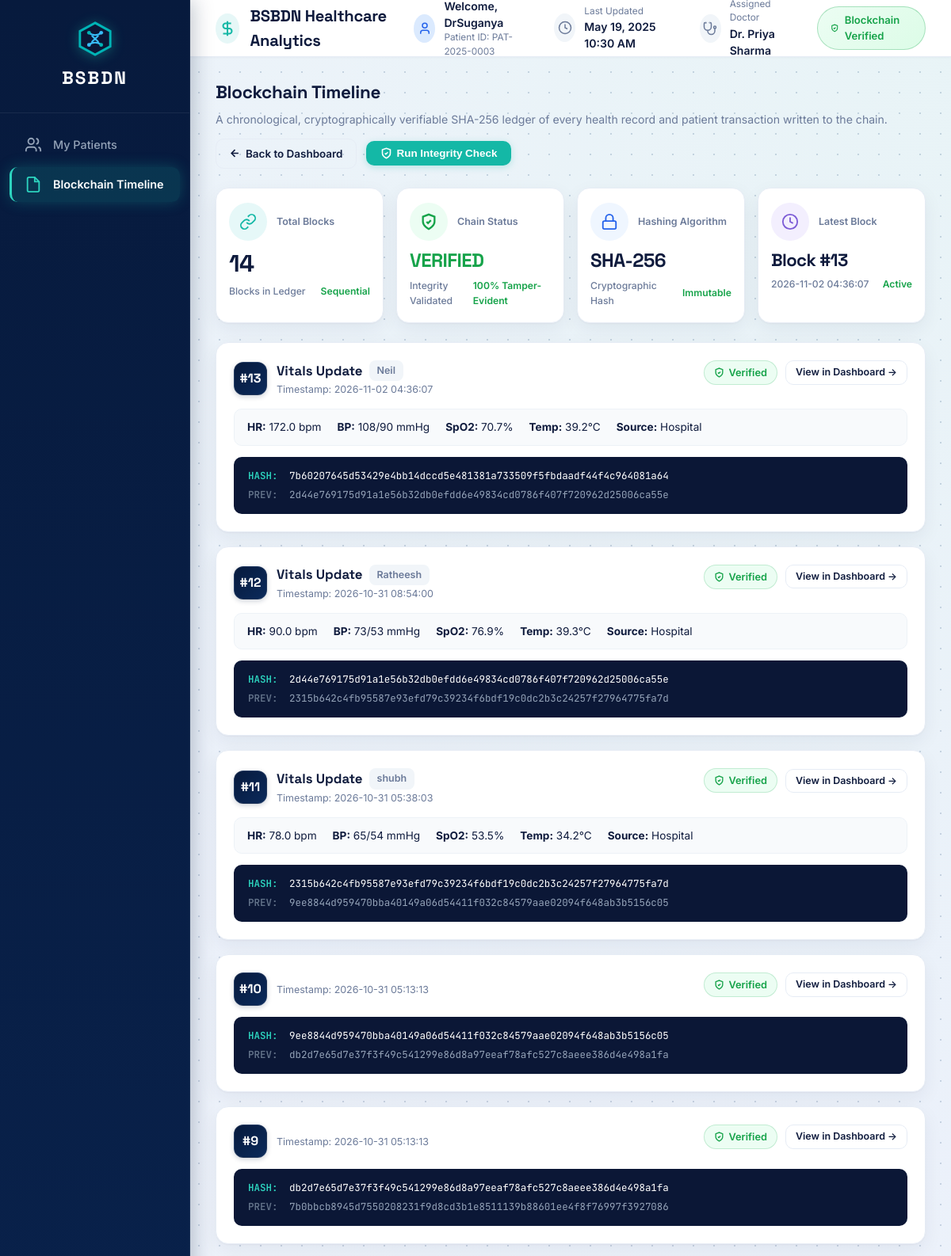
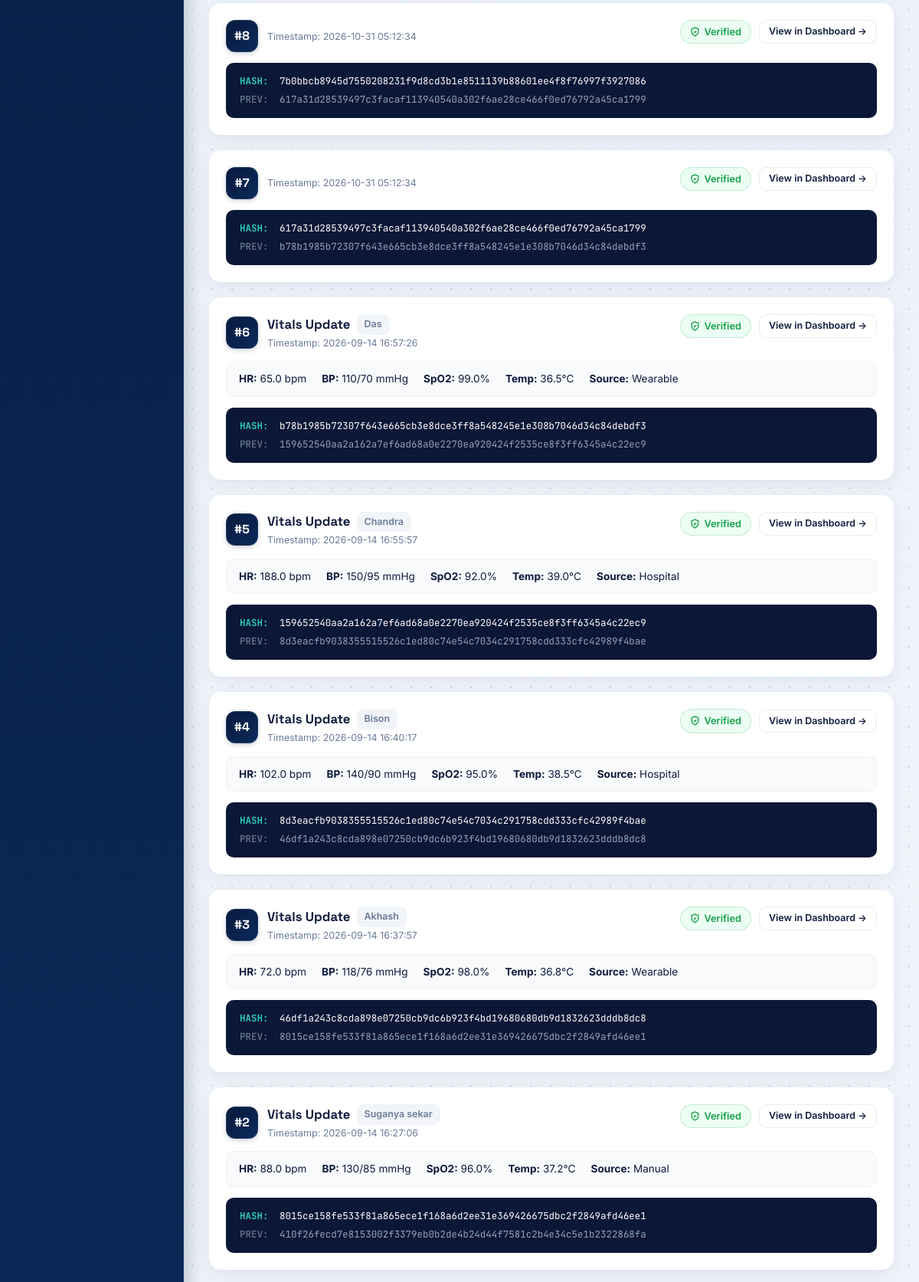
The page /blockchain-timeline (signed in, upper part) on the database its author committed (2 pictures, top to bottom).
### tables this page shows
CREATE TABLE users (
                id INTEGER PRIMARY KEY AUTOINCREMENT,
                name TEXT NOT NULL,
                email TEXT UNIQUE NOT NULL,
                password_hash TEXT NOT NULL,
                role TEXT NOT NULL CHECK(role IN ('patient','doctor','admin')),
                created_at TEXT DEFAULT (datetime('now'))
            , status TEXT DEFAULT 'active');

CREATE TABLE blocks (
                id INTEGER PRIMARY KEY AUTOINCREMENT,
                idx INTEGER NOT NULL,
                timestamp REAL NOT NULL,
                data TEXT NOT NULL,
                previous_hash TEXT NOT NULL,
                hash TEXT NOT NULL
            );

### app.py (the view)
@app.route("/blockchain")
@app.route("/blockchain-timeline")
@login_required()
def blockchain_view():
    with db.db_session() as conn:
        blocks = conn.execute("SELECT * FROM blocks ORDER BY idx ASC").fetchall()
        block_list = []
        for b in blocks:
            data = json.loads(b["data"])
            patient_name = None
            if "patient_id" in data:
                p = conn.execute("SELECT name FROM users WHERE id = ?", (data["patient_id"],)).fetchone()
                patient_name = p["name"] if p else f"User #{data['patient_id']}"
            block_list.append({
                "idx": b["idx"], "hash": b["hash"], "previous_hash": b["previous_hash"],
                "timestamp": datetime.fromtimestamp(b["timestamp"]).strftime("%Y-%m-%d %H:%M:%S"),
                "data": data, "patient_name": patient_name,
            })
    return render_template("blockchain.html", blocks=block_list)

### app.py (called while the page is built)
def login_required(role=None):
    def decorator(f):
        @wraps(f)
        def wrapped(*args, **kwargs):
            if "user_id" not in session:
                flash("Please log in to continue.", "error")
                return redirect(url_for("login"))
            if role and session.get("role") != role and session.get("role") != "admin":
                flash("You don't have access to that page.", "error")
                return redirect(url_for("dashboard"))
            return f(*args, **kwargs)
        return wrapped
    return decorator

### database.py (called while the page is built)
def get_conn():
    conn = sqlite3.connect(DB_PATH)
    conn.row_factory = sqlite3.Row
    conn.execute("PRAGMA foreign_keys = ON")
    return conn

@contextmanager
def db_session():
    conn = get_conn()
    try:
        yield conn
        conn.commit()
    finally:
        conn.close()

### templates/blockchain.html (shortened to what this page needs)
{% extends "base.html" %}
{% block content %}
<div style="display:flex;justify-content:space-between;align-items:center;margin-bottom:24px;flex-wrap:wrap;gap:14px;">
  <div>
    <h1 class="section-heading" style="margin:0 0 6px 0;font-size:1.4rem;">Blockchain Timeline</h1>
    <p class="muted" style="margin:0;font-size:0.88rem;">
      A chronological, cryptographically verifiable SHA-256 ledger of every health record and patient transaction written to the chain.
    </p>
  </div>
  <div style="display:flex;gap:12px;align-items:center;">
    <a href="{{ url_for('dashboard') }}" class="btn btn-outline" style="font-size:0.84rem;padding:8px 16px;display:inline-flex;align-items:center;gap:6px;">
      <svg width="15" height="15" viewBox="0 0 24 24" fill="none" stroke="currentColor" stroke-width="2.5"><line x1="19" y1="12" x2="5" y2="12"/><polyline points="12 19 5 12 12 5"/></svg>
      Back to Dashboard
    </a>
    <button onclick="runVerify()" class="btn" style="font-size:0.84rem;padding:8px 18px;display:inline-flex;align-items:center;gap:6px;">
      <svg width="15" height="15" viewBox="0 0 24 24" fill="none" stroke="currentColor" stroke-width="2.5"><path d="M12 22s8-4 8-10V5l-8-3-8 3v7c0 6 8 10 8 10z"/><path d="m9 12 2 2 4-4"/></svg>
      Run Integrity Check
    </button>
  </div>
</div>
<div class="kpi-row" style="grid-template-columns:repeat(4, 1fr);margin-bottom:24px;">
  <div class="kpi-card">
    <div class="kpi-top">
      <div class="kpi-icon-bubble" style="background:#e6f8f8;color:var(--teal-500);">
        <svg viewBox="0 0 24 24" fill="none" stroke="currentColor" stroke-width="2"><path d="M10 13a5 5 0 0 0 7.54.54l3-3a5 5 0 0 0-7.07-7.07l-1.72 1.71"/><path d="M14 11a5 5 0 0 0-7.54-.54l-3 3a5 5 0 0 0 7.07 7.07l1.71-1.71"/></svg>
      </div>
      <span class="kpi-label">Total Blocks</span>
    </div>
    <div class="kpi-value-row">
      <span class="kpi-big-value">{{ blocks|length }}</span>
    </div>
    <div class="kpi-bottom-row">
      <span class="kpi-unit">Blocks in Ledger</span>
      <span class="kpi-delta up-green">Sequential</span>
    </div>
  </div>
  <div class="kpi-card">
    <div class="kpi-top">
      <div class="kpi-icon-bubble" style="background:#ecfdf3;color:var(--green-500);">
        <svg viewBox="0 0 24 24" fill="none" stroke="currentColor" stroke-width="2.5"><path d="M12 22s8-4 8-10V5l-8-3-8 3v7c0 6 8 10 8 10z"/><path d="m9 12 2 2 4-4"/></svg>
      </div>
      <span class="kpi-label">Chain Status</span>
    </div>
    <div class="kpi-value-row">
      <span class="kpi-big-value" style="color:var(--green-500);font-size:24px;">VERIFIED</span>
    </div>
    <div class="kpi-bottom-row">
      <span class="kpi-unit">Integrity Validated</span>
      <span class="kpi-delta up-green">100% Tamper-Evident</span>
    </div>
  </div>
  <div class="kpi-card">
    <div class="kpi-top">
      <div class="kpi-icon-bubble" style="background:#eff6ff;color:var(--blue-500);">
        <svg viewBox="0 0 24 24" fill="none" stroke="currentColor" stroke-width="2"><rect x="3" y="11" width="18" height="11" rx="2" ry="2"/><path d="M7 11V7a5 5 0 0 1 10 0v4"/></svg>
      </div>
      <span class="kpi-label">Hashing Algorithm</span>
    </div>
    <div class="kpi-value-row">
      <span class="kpi-big-value" style="font-size:24px;">SHA-256</span>
    </div>
    <div class="kpi-bottom-row">
      <span class="kpi-unit">Cryptographic Hash</span>
      <span class="kpi-delta up-green">Immutable</span>
    </div>
  </div>
  <div class="kpi-card">
    <div class="kpi-top">
      <div class="kpi-icon-bubble" style="background:#f3effe;color:var(--violet-500);">
        <svg viewBox="0 0 24 24" fill="none" stroke="currentColor" stroke-width="2"><circle cx="12" cy="12" r="10"/><polyline points="12 6 12 12 16 14"/></svg>
      </div>
      <span class="kpi-label">Latest Block</span>
    </div>
    <div class="kpi-value-row">
      <span class="kpi-big-value" style="font-size:22px;">Block #{{ blocks[-1].idx if blocks else 0 }}</span>
    </div>
    <div class="kpi-bottom-row">
      <span class="kpi-unit">{{ blocks[-1].timestamp if blocks else 'Recent' }}</span>
      <span class="kpi-delta up-green">Active</span>
    </div>
  </div>
</div>
<div style="display:flex;flex-direction:column;gap:18px;">
  {% for b in blocks|reverse %}
  <div class="card" style="padding:22px;position:relative;overflow:hidden;">
    <div style="display:flex;justify-content:space-between;align-items:flex-start;flex-wrap:wrap;gap:12px;margin-bottom:14px;">
      <div style="display:flex;align-items:center;gap:12px;">
        <div style="width:42px;height:42px;border-radius:12px;background:linear-gradient(135deg, var(--navy-900) 0%, var(--navy-800) 100%);color:#fff;display:flex;align-items:center;justify-content:center;font-family:var(--font-heading);font-weight:700;font-size:1rem;border:1px solid rgba(255,255,255,0.1);box-shadow:0 2px 6px rgba(7,26,61,0.2);">
          #{{ b.idx }}
        </div>
        <div>
          <div style="display:flex;align-items:center;gap:8px;">
            <strong style="font-size:1.05rem;font-family:var(--font-heading);">
              {% if b.idx == 0 %}
                Genesis Block — Network Initialized
              {% else %}
                {{ b.data.record_type|replace('_', ' ')|title }}
              {% endif %}
            </strong>
            {% if b.patient_name %}
              <span class="badge gray">{{ b.patient_name }}</span>
            {% endif %}
          </div>
          <div class="muted" style="font-size:0.78rem;margin-top:2px;">
            Timestamp: {{ b.timestamp }}
          </div>
        </div>
      </div>
      <div style="display:flex;align-items:center;gap:10px;">
        <span class="verified-pill-sm" style="font-size:0.8rem;padding:5px 12px;">
          <svg width="13" height="13" viewBox="0 0 24 24" fill="none" stroke="currentColor" stroke-width="2.5"><path d="M12 22s8-4 8-10V5l-8-3-8 3v7c0 6 8 10 8 10z"/><path d="m9 12 2 2 4-4"/></svg>
          Verified
        </span>
        <a href="{{ url_for('dashboard') }}" class="btn btn-outline" style="padding:5px 12px;font-size:0.78rem;">
          View in Dashboard →
        </a>
      </div>
    </div>
    {% if b.idx != 0 and b.data.heart_rate %}
    <div style="background:#f8fafc;padding:12px 16px;border-radius:10px;border:1px solid #edf2f7;margin-bottom:14px;display:flex;gap:20px;flex-wrap:wrap;font-size:0.85rem;">
      <span><strong>HR:</strong> {{ b.data.heart_rate }} bpm</span>
      <span><strong>BP:</strong> {{ b.data.bp_sys|int }}/{{ b.data.bp_dia|int }} mmHg</span>
      <span><strong>SpO2:</strong> {{ b.data.oxygen_level }}%</span>
      <span><strong>Temp:</strong> {{ b.data.temperature }}°C</span>
      {% if b.data.source %}<span><strong>Source:</strong> {{ b.data.source|title }}</span>{% endif %}
    </div>
    {% elif b.idx == 0 %}
    <div style="background:#f8fafc;padding:10px 14px;border-radius:10px;border:1px solid #edf2f7;margin-bottom:14px;font-size:0.84rem;color:var(--muted);">
      {{ b.data.info or "Genesis Block - BSBDN chain initialized" }}
    </div>
    {% endif %}
    <div style="background:#0b1736;padding:14px 18px;border-radius:10px;color:#e2e8f0;font-family:var(--font-mono);font-size:0.78rem;line-height:1.6;">
      <div style="display:flex;align-items:center;gap:8px;word-break:break-all;">
        <span style="color:var(--teal-400);font-weight:600;min-width:44px;">HASH:</span>
        <span style="color:#ffffff;">{{ b.hash }}</span>
      </div>
      <div style="display:flex;align-items:center;gap:8px;word-break:break-all;margin-top:4px;color:#94a3b8;">
        <span style="color:#64748b;font-weight:600;min-width:44px;">PREV:</span>
        <span>{{ b.previous_hash }}</span>
      </div>
    </div>
  </div>
  {% endfor %}
</div>
{% endblock %}

### static/css/style.css (style rules this page uses)
:root { --navy-900: #071a3d; --navy-800: #0b2a5b; --navy-700: #0f3a7a; --teal-500: #14b8a6; --teal-400: #2dd4bf; --violet-500: #7c5cd6; --violet-400: #9b7ff0; --blue-500: #2563eb; --red-500: #ef4444; --orange-400: #fb923c; --green-500: #16a34a; --green-50: #ecfdf3; --bg: #f4f7fb; --card: #ffffff; --border: #e6ecf5; --text: #0f1b3d; --muted: #6b7a99; --font-sans: 'Inter', -apple-system, BlinkMacSystemFont, "Segoe UI", Roboto, sans-serif; --font-heading: 'Space Grotesk', var(--font-sans); --font-mono: 'JetBrains Mono', ui-monospace, SFMono-Regular, Menlo, monospace; --sidebar-width: 240px; --topbar-height: 72px; --shadow-layered: 0 1px 2px rgba(15, 27, 61, 0.04), 0 8px 24px rgba(15, 27, 61, 0.06); --shadow-hover: 0 4px 12px rgba(15, 27, 61, 0.06), 0 14px 32px rgba(15, 27, 61, 0.1); --shadow-glow-teal: 0 0 18px rgba(20, 184, 166, 0.28); }
* { box-sizing: border-box; margin: 0; padding: 0; }
html { scroll-behavior: smooth; }
body { font-family: var(--font-sans); color: var(--text); background-color: var(--bg); background-image: radial-gradient(circle at 98% 2%, rgba(20, 184, 166, 0.05) 0%, rgba(37, 99, 235, 0.03) 35%, transparent 65%), radial-gradient(#cbd5e1 1.1px, transparent 1.1px), linear-gradient(180deg, #f4f7fb 0%, #eef3fa 100%); background-size: 100% 100%, 26px 26px, 100% 100%; background-position: 0 0, right top, 0 0; line-height: 1.5; -webkit-font-smoothing: antialiased; }
a { color: inherit; text-decoration: none; }
h1, h2, h3, h4 { font-family: var(--font-heading); color: var(--text); font-weight: 700; letter-spacing: -0.3px; }
.kpi-card, .chart-card, .timeline-card, .integrity-card { animation: fadeUp 0.5s cubic-bezier(0.16, 1, 0.3, 1) both; }
.kpi-card:nth-child(1) { animation-delay: 60ms; }
.kpi-card:nth-child(2) { animation-delay: 120ms; }
.kpi-card:nth-child(3) { animation-delay: 180ms; }
.kpi-card:nth-child(4) { animation-delay: 240ms; }
.card, .chart-card, .timeline-card, .integrity-card, .kpi-card { background: var(--card); border-radius: 16px; border: 1px solid var(--border); box-shadow: var(--shadow-layered); transition: transform 0.25s ease, box-shadow 0.25s ease; }
.section-heading { font-family: var(--font-heading); font-size: 1.25rem; font-weight: 700; color: var(--text); margin-bottom: 18px; }
.kpi-row { display: grid; grid-template-columns: repeat(8, 1fr); gap: 16px; margin-bottom: 24px; }
.kpi-card { padding: 18px 16px; display: flex; flex-direction: column; position: relative; }
.kpi-top { display: flex; align-items: center; gap: 12px; margin-bottom: 12px; }
.kpi-icon-bubble { width: 48px; height: 48px; border-radius: 50%; display: flex; align-items: center; justify-content: center; flex-shrink: 0; transition: transform 0.25s ease; }
.kpi-icon-bubble svg { width: 22px; height: 22px; }
.kpi-label { font-size: 0.78rem; font-weight: 600; color: var(--muted); line-height: 1.25; }
.kpi-value-row { display: flex; align-items: baseline; gap: 4px; margin-bottom: 6px; }
.kpi-big-value { font-family: var(--font-heading); font-size: 30px; font-weight: 700; color: var(--text); letter-spacing: -0.6px; line-height: 1.1; transition: color 0.25s ease; }
.kpi-bottom-row { display: flex; align-items: center; justify-content: space-between; margin-top: 4px; }
.kpi-unit { font-size: 0.76rem; color: var(--muted); font-weight: 500; }
.kpi-delta { font-size: 0.76rem; font-weight: 600; display: inline-flex; align-items: center; gap: 2px; }
.kpi-delta.down-green, .kpi-delta.up-green { color: var(--green-500); }
.verified-pill-sm { display: inline-flex; align-items: center; gap: 5px; padding: 4px 10px; border-radius: 9999px; background: var(--green-50); color: var(--green-500); font-size: 0.76rem; font-weight: 600; border: 1px solid rgba(22, 163, 74, 0.2); }
button, .btn { background: var(--teal-500); color: #ffffff; border: none; padding: 10px 20px; border-radius: 10px; font-size: 0.92rem; font-weight: 600; cursor: pointer; text-decoration: none; display: inline-block; transition: background-color 0.2s ease, transform 0.15s ease, box-shadow 0.2s ease; box-shadow: 0 2px 8px rgba(20, 184, 166, 0.25); }
.btn-outline { background: transparent; color: var(--text); border: 1px solid var(--border); box-shadow: none; }
.badge { display: inline-block; padding: 4px 10px; border-radius: 8px; font-size: 0.78rem; font-weight: 600; }
.badge.gray { background: #f1f5f9; color: var(--muted); }
.muted { color: var(--muted); font-size: 0.86rem; }
@media (max-width: 1280px) { .kpi-row { grid-template-columns: repeat(4, 1fr); } }

### rows shown on the page
users: patient_name "Neil"
blocks: hash "7b60207645d53429e4bb14dccd5e481381a733509f5fbdaadf44f4c964081a64", previous_hash "2d44e769175d91a1e56b32db0efdd6e49834cd0786f407f720962d25006ca55e"
users: patient_name "Ratheesh"
blocks: hash "2d44e769175d91a1e56b32db0efdd6e49834cd0786f407f720962d25006ca55e", previous_hash "2315b642c4fb95587e93efd79c39234f6bdf19c0dc2b3c24257f27964775fa7d"
users: patient_name "shubh"
blocks: hash "2315b642c4fb95587e93efd79c39234f6bdf19c0dc2b3c24257f27964775fa7d", previous_hash "9ee8844d959470bba40149a06d54411f032c84579aae02094f648ab3b5156c05"
blocks: idx "10", timestamp "2026-10-31 05:13:13", hash "9ee8844d959470bba40149a06d54411f032c84579aae02094f648ab3b5156c05", previous_hash "db2d7e65d7e37f3f49c541299e86d8a97eeaf78afc527c8aeee386d4e498a1fa"
blocks: idx "9", timestamp "2026-10-31 05:13:13", hash "db2d7e65d7e37f3f49c541299e86d8a97eeaf78afc527c8aeee386d4e498a1fa", previous_hash "7b0bbcb8945d7550208231f9d8cd3b1e8511139b88601ee4f8f76997f3927086"
blocks: idx "8", timestamp "2026-10-31 05:12:34", hash "7b0bbcb8945d7550208231f9d8cd3b1e8511139b88601ee4f8f76997f3927086", previous_hash "617a31d28539497c3facaf113940540a302f6ae28ce466f0ed76792a45ca1799"
blocks: idx "7", timestamp "2026-10-31 05:12:34", hash "617a31d28539497c3facaf113940540a302f6ae28ce466f0ed76792a45ca1799", previous_hash "b78b1985b72307f643e665cb3e8dce3ff8a548245e1e308b7046d34c84debdf3"
users: patient_name "Das"
blocks: hash "b78b1985b72307f643e665cb3e8dce3ff8a548245e1e308b7046d34c84debdf3", previous_hash "159652540aa2a162a7ef6ad68a0e2270ea920424f2535ce8f3ff6345a4c22ec9"
users: patient_name "Chandra"
blocks: hash "159652540aa2a162a7ef6ad68a0e2270ea920424f2535ce8f3ff6345a4c22ec9", previous_hash "8d3eacfb9038355515526c1ed80c74e54c7034c291758cdd333cfc42989f4bae"
users: patient_name "Bison"
blocks: hash "8d3eacfb9038355515526c1ed80c74e54c7034c291758cdd333cfc42989f4bae", previous_hash "46df1a243c8cda898e07250cb9dc6b923f4bd19680680db9d1832623dddb8dc8"
users: patient_name "Akhash"
blocks: hash "46df1a243c8cda898e07250cb9dc6b923f4bd19680680db9d1832623dddb8dc8", previous_hash "8015ce158fe533f81a865ece1f168a6d2ee31e369426675dbc2f2849afd46ee1"
users: patient_name "Suganya sekar"
blocks: hash "8015ce158fe533f81a865ece1f168a6d2ee31e369426675dbc2f2849afd46ee1", previous_hash "410f26fecd7e8153002f3379eb0b2de4b24d44f7581c2b4e34c5e1b2322868fa"

### other values the page prints
{{ (user.name if user else session.name) or 'Alex Morgan' }} "DrSuganya"
{{ (user.id if user else session.user_id) or '789' }} "3"
{{ (latest.recorded_at if latest else 'May 19, 2025 10:30 AM') }} "May 19, 2025 10:30 AM"
{{ blocks|length }} "14"
{{ blocks[-1].idx if blocks else 0 }} "13"
{{ blocks[-1].timestamp if blocks else 'Recent' }} "2026-11-02 04:36:07"
{{ b.idx }} "13" "12" "11" "6" "5" "4" "3" "2"
{{ b.data.record_type|replace('_', ' ')|title }} "Vitals Update" "Vitals Update" "Vitals Update" "Vitals Update" "Vitals Update" "Vitals Update" "Vitals Update" "Vitals Update"
{{ b.timestamp }} "2026-11-02 04:36:07" "2026-10-31 08:54:00" "2026-10-31 05:38:03" "2026-09-14 16:57:26" "2026-09-14 16:55:57" "2026-09-14 16:40:17" "2026-09-14 16:37:57" "2026-09-14 16:27:06"
{{ b.data.heart_rate }} "172.0" "90.0" "78.0" "65.0" "188.0" "102.0" "72.0" "88.0"
{{ b.data.bp_sys|int }} "108" "73" "65" "110" "150" "140" "118" "130"
{{ b.data.bp_dia|int }} "90" "53" "54" "70" "95" "90" "76" "85"
{{ b.data.oxygen_level }} "70.7" "76.9" "53.5" "99.0" "92.0" "95.0" "98.0" "96.0"
{{ b.data.temperature }} "39.2" "39.3" "34.2" "36.5" "39.0" "38.5" "36.8" "37.2"
{{ b.data.source|title }} "Hospital" "Hospital" "Hospital" "Wearable" "Hospital" "Hospital" "Wearable" "Manual"
